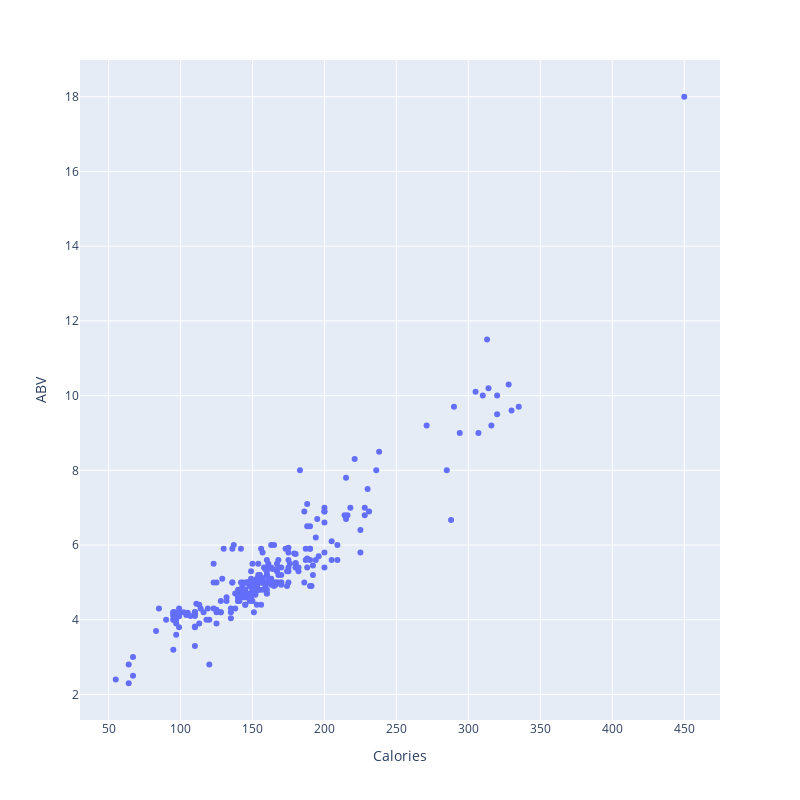

The notebook cell saved with this chart:
### Code cell
# Start with a simple plotly express plot
fig = px.scatter(df, x="Calories", y="ABV",  hover_data=['Brand'],
                width=800, height=800)
fig.show()

### Figure 1 — Plotly figure (JSON) as saved in the notebook; plotly's stock layout.template omitted (floating-point values rounded to 4 significant figures; data arrays with more than 128 entries replaced by an {"elided": "..."} marker saying what was removed)
{"data": [{"customdata": {"elided": "270x1 str values"}, "hovertemplate": "Calories=%{x}<br>ABV=%{y}<br>Brand=%{customdata[0]}<extra></extra>", "legendgroup": "", "marker": {"color": "#636efa", "symbol": "circle"}, "mode": "markers", "name": "", "orientation": "v", "showlegend": false, "type": "scatter", "x": {"elided": "270 int values"}, "xaxis": "x", "y": {"elided": "270 float values"}, "yaxis": "y"}], "layout": {"height": 800, "legend": {"tracegroupgap": 0}, "margin": {"t": 60}, "width": 800, "xaxis": {"anchor": "y", "autorange": true, "domain": [0, 1], "range": [30.16, 474.8], "title": {"text": "Calories"}, "type": "linear"}, "yaxis": {"anchor": "x", "autorange": true, "domain": [0, 1], "range": [1.316, 18.98], "title": {"text": "ABV"}, "type": "linear"}}}
